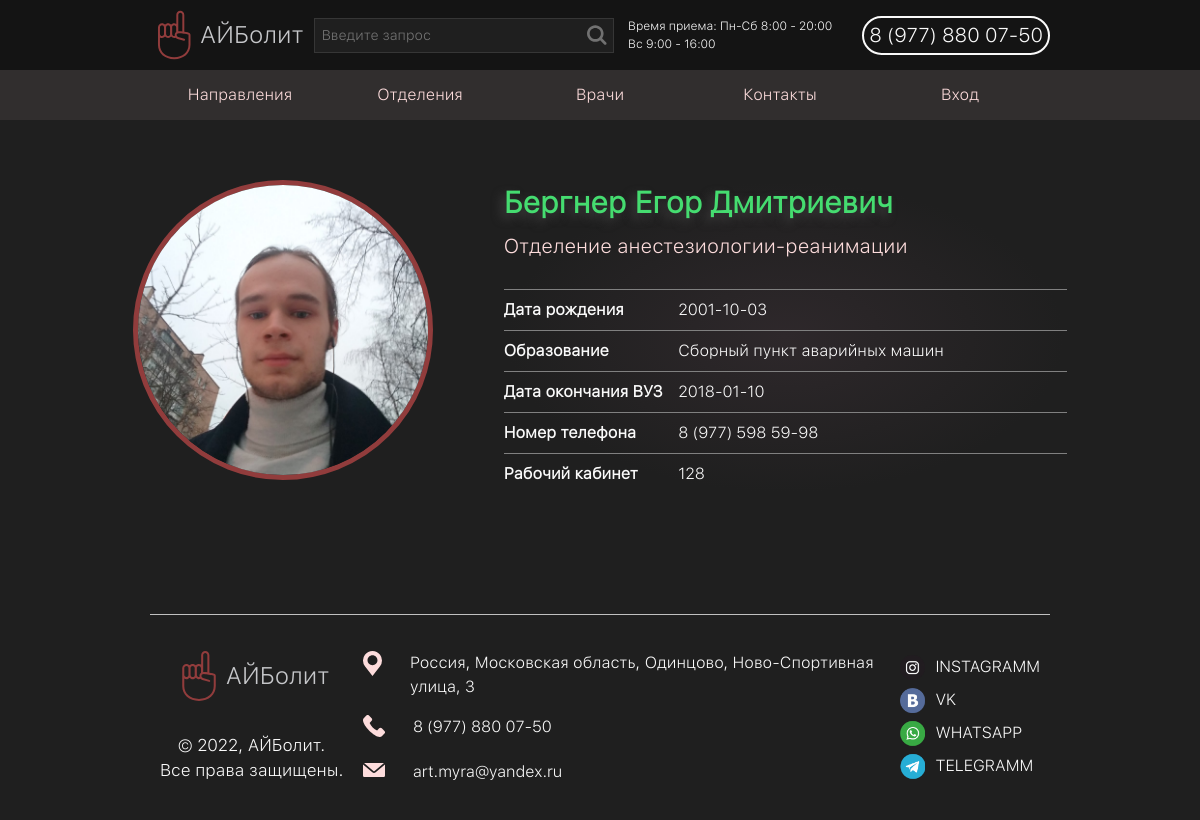
Page /doctors/1 on the committed database.
### tables this page shows
CREATE TABLE `doctors` (
  `id` int NOT NULL,
  `name` varchar(50) NOT NULL,
  `surname` varchar(50) NOT NULL,
  `lastname` varchar(50) NOT NULL,
  `sex` tinyint(1) NOT NULL,
  `birthdate` date NOT NULL,
  `phone` varchar(10) NOT NULL,
  `education` text,
  `graduation_date` date NOT NULL,
  `cabinet` smallint NOT NULL,
  `departments_id` smallint NOT NULL,
  `password` varchar(32) NOT NULL,
  `photo` text NOT NULL
);

CREATE TABLE `departments` (
  `id` int NOT NULL,
  `name` varchar(100) NOT NULL,
  `department_head` smallint NOT NULL,
  `short_description` text NOT NULL,
  `description` text NOT NULL
);

### config/routes.php (called while the page is built)
<?php
    return [
        "contacts" => "contacts/index",
        "doctors" => "doctors/index",
        "doctors/(\d+)" => "doctors/single/$1",
        "departments" => "departments/index",
        "departments/(\d+)" => "departments/single/$1",
        "directions" => "directions/index",
        "directions/(\d+)" => "directions/single/$1",
        "appointment/register" => "appointments/redirect",
        "user/register" => "user/register",
        "user/auth" => "user/auth",
        "user/logout" => "user/logout",
        "appointment" => "appointments/appointmentlist",
        "user/api" => "user/api"
    ]
?>

### controllers/DoctorsController.php (called while the page is built, shortened)
<?php
    class DoctorsController{
        public function actionSingle($param){
            require_once 'models/DB.php';
            require_once 'models/doctors.php';
            $modelDoctors = new modelDoctors();
            $doctor_data = $modelDoctors->Get_doctor_byID($param);
            require_once 'views/doctors/single.php';
        }
    }
?>

### index.php (called while the page is built, shortened)
<?php
    require_once 'components/Router.php';
    $router = new Router();
    $router->run();
?>

### models/doctors.php (called while the page is built, shortened)
<?php
    class modelDoctors{
        private $Connect_db = false;
        public function __construct(){
            require_once 'models/DB.php';
            $this->Connect_db = new Connect_db();
        }
        public function Get_doctor_byID($id, $type = 'full'){
            $this->Connect_db->Connect();
            if($type == 'full')
                $data = $this->Connect_db->query(@"SELECT CONCAT(`doctors`.`surname`, ' ', `doctors`.`name`, ' ', `doctors`.`lastname`) AS `FIO`, `doctors`.`education`, `doctors`.`graduation_date`, `doctors`.`birthdate`, `doctors`.`photo`,`doctors`.`phone` ,`doctors`.`cabinet` ,`departments`.`name` AS `Department_name`
                FROM  `doctors`, `departments`
                WHERE `doctors`.`departments_id` = `departments`.`id` AND `doctors`.`id` = ".$id)[0];
            $this->Connect_db->Close_Connect();
            return $data;
        }
    }
?>

### models/DB.php (called while the page is built, shortened)
<?php
    class Connect_db{
        private $MySql = false;
        public function Connect(){
            $this->MySql = new Mysqli('127.0.0.1', 'mysql', '', 'aibolit');
            $this->MySql->set_charset('utf8');
            return $this->MySql;
        }
        public function Close_Connect(){
            return true;
        }
        public function query($String_query, $type = null){
            $data = $this->MySql->query($String_query);
            if($this->MySql != false){
                if($type == null)
                    return $this->Sort_Result($data);
                else
                    return $this->Sort_Result($data, $type);
            }else{
                return 'Connection error!';
            }
        }
        private function Sort_Result($data, $type = 'associative'){
            $result = array();
            if($type == 'associative')
                while(($row = $data->fetch_assoc()) != false)
                    $result[] = $row;
            else if($type == 'indexed')
                while(($row = $data->fetch_row()) != false)
                    $result[] = $row;
            return $result;
        }
    }
?>

### views/doctors/single.php (the view, shortened to what this page needs)
<!DOCTYPE html>
<html lang="en">
<head>
    <link rel="stylesheet" href="/css/reset.css">
    <link rel="stylesheet" href="/css/base.css">
    <link rel="stylesheet" href="/css/doctors.css">
</head>
<body>
    <?php require_once 'views/layouts/header.php'; ?>
    <div class="content">
        <section class="section-doctor-info">
            <div class="wrap">
                <div class="body">
                    <div class="section-doctor-info_block-picture">
                        <img src="/<?=$doctor_data['photo']?>" alt="doctor_image">
                    </div>
                    <div class="section-doctor-info_block-info">
                        <h1 class="doctor-name"><?=$doctor_data['FIO']?></h1>
                        <p class="doctor-desc"><?=$doctor_data['Department_name']?></p>
                        <div class="doctor-indicators">
                            <span class="doctor-indicators_text">
                                <p class="key">Дата рождения</p>
                                <p class="value"><?=$doctor_data['birthdate']?></p>
                            </span>
                            <span class="doctor-indicators_text">
                                <p class="key">Образование</p>
                                <p class="value"><?=$doctor_data['education']?></p>
                            </span>
                            <span class="doctor-indicators_text">
                                <p class="key">Дата окончания ВУЗ</p>
                                <p class="value"><?=$doctor_data['graduation_date']?></p>
                            </span>
                            <span class="doctor-indicators_text">
                                <p class="key">Номер телефона</p>
                                <p class="value">8 <?php echo preg_replace("~^(\d{3})(\d{3})(\d{2})(\d{2})$~", "($1) $2 $3-$4", $doctor_data['phone']); ?></p>
                            </span>
                            <span class="doctor-indicators_text">
                                <p class="key">Рабочий кабинет</p>
                                <p class="value"><?=$doctor_data['cabinet']?></p>
                            </span>
                        </div>
                    </div>
                </div>
            </div>
        </section>
    </div>
    <?php require_once 'views/layouts/footer.php'; ?>
</body>
</html>

### components/Router.php (shortened to what this page needs)
<?php
    class Router{
        private $routes;
        public function __construct(){
            $this->routes = require_once 'config/routes.php';
        }
        public function run(){
            $uri = $this->Get_URI();
            foreach($this->routes as $uri_pattern => $path){
                if(preg_match("~^$uri_pattern$~", $uri)){
                    $path_array = explode("/", $path);
                    $ControllerName = ucfirst($path_array[0]);
                    $ActionName = ucfirst($path_array[1]);
                    $parameters = explode("/", preg_replace("~$uri_pattern~", $path, $uri));
                    unset($parameters[0], $parameters[1]);
                    $this->Drawing($ControllerName, $ActionName, $parameters);
                    exit;
                }
            }
        }
        private function Get_URI(){
            if(!empty($uri = $_SERVER['REQUEST_URI']))
            {
                $uri = str_replace($_SERVER['CONTEXT_PREFIX'], '', $uri);
                $uri = trim($uri, '/');
                return $uri;
            }
        }
        private function Drawing($ControllerName, $ActionName, array $parameters = Array()){
            $controllerObj = new $ControllerName();
            call_user_func_array([$controllerObj, 'action'.$ActionName], $parameters);
        }
    }
?>

### css/base.css (style rules this page uses)
* { font-family: 'San Francisco Text Light'; }
body { background-color: #1f1f1f; display: flex; flex-direction: column; }
body > .content { flex: 1 1 auto; }
.wrap { display: flex; width: 75%; margin: 0 auto; justify-content: center; }

### css/doctors.css (style rules this page uses)
.section-doctor-info { padding: 5% 0; }
.section-doctor-info > .wrap > .body { display: flex; justify-content: center; }
.section-doctor-info_block-picture { display: flex; flex: 1 0 auto; justify-content: center; }
.section-doctor-info_block-picture > img { width: 300px; height: 300px; border-radius: 50%; object-fit: cover; border: 5px solid #913c3c; }
.section-doctor-info_block-info { display: flex; flex-direction: column; flex: 1 0 80%; margin-left: 10%; color: #fafafa; background: radial-gradient(ellipse at 50%, #2e282b, transparent 70%); }
.section-doctor-info_block-info .doctor-name { color: #45dc70; font-size: 30px; text-shadow: -5px 5px 10px #414040; }
.section-doctor-info_block-info .doctor-desc { color: #fddcdc; font-size: 20px; margin: 1% 0 5% 0; }
.section-doctor-info_block-info .doctor-indicators { display: flex; flex-direction: column; }
.section-doctor-info_block-info .doctor-indicators_text { padding: 8px 0; border-top: 0.5px solid gray; display: flex; justify-content: space-between; }
.section-doctor-info_block-info .doctor-indicators_text .key { font-weight: bold; flex: 0 0 30%; margin-right: 1%; }
.section-doctor-info_block-info .doctor-indicators_text .value { flex: 1 0 70%; }

### rows in the picture
doctors: photo (picture), departments.name "Отделение анестезиологии-реанимации", birthdate "2001-10-03", education "Сбоpный пyнкт аваpийных машин", graduation_date "2018-01-10", phone "(977) 598 59-98", cabinet "128"

### other values in the picture
$HeaderData['Site_info']['site_name'] "АЙБолит"
$itemList['name'] "Направления"
$itemList['name'] "Отделения"
$itemList['name'] "Врачи"
$itemList['name'] "Контакты"
$doctor_data['FIO'] "Бергнер Егор Дмитриевич"
$FooterData['Site_info']['site_name'] "АЙБолит"
$FooterData['Site_info']['our_address'] "Россия, Московская область, Одинцово, Ново-Спортивная улица, 3"
$FooterData['Site_info']['our_mail'] "art.myra@yandex.ru"
$social_class "INSTAGRAMM"
$social_class "VK"
$social_class "WHATSAPP"
$social_class "TELEGRAMM"
